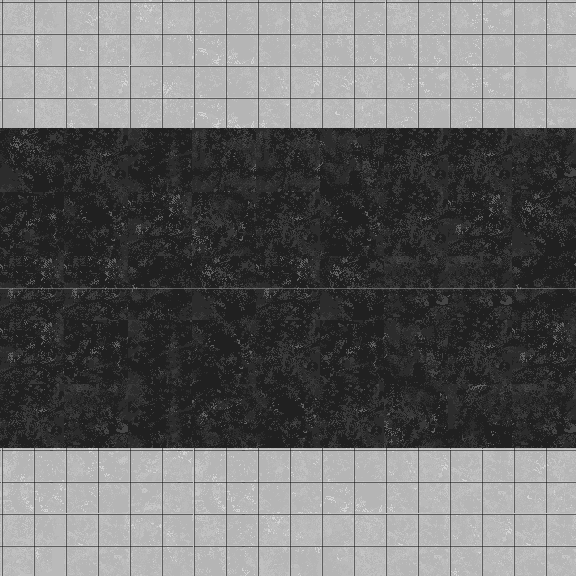

This game map was drawn from its Tiled (.tmx) file and the tilesets committed beside it. A one-line description and the full map source follow:
An orthogonal 9x9 tile map with 64x64 px tiles, 1 tile layer (Tile Layer 1).

<map version="1.0" tiledversion="1.1.2" orientation="orthogonal" renderorder="right-down" width="9" height="9" tilewidth="64" tileheight="64" infinite="0" nextobjectid="1">
 <tileset firstgid="1" source="Road.tsx" />
 <layer name="Tile Layer 1" width="9" height="9">
  <data encoding="csv">
32,15,30,22,14,13,13,16,14,
31,23,5,22,23,15,16,16,8,
25,4,1,9,9,11,4,4,28,
2,19,27,10,4,19,4,27,25,
36,36,35,34,36,34,37,37,35,
27,2,1,19,4,2,11,4,27,
4,28,1,3,19,4,10,17,28,
21,16,29,21,14,22,23,7,15,
32,7,24,13,30,31,7,23,7
</data>
 </layer>
</map>
